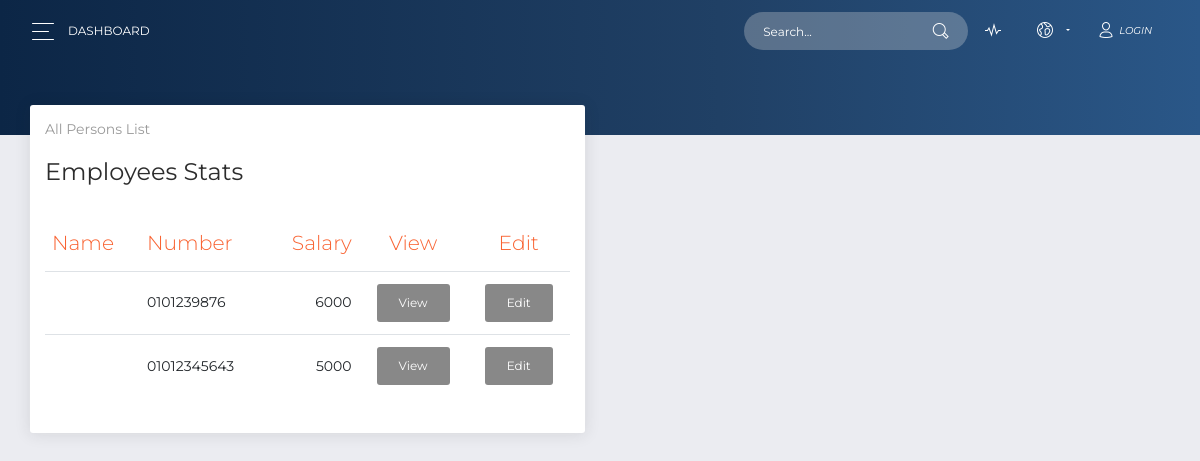
/Frontend/tasks/employees.php, run on an earlier commit of the app's database.
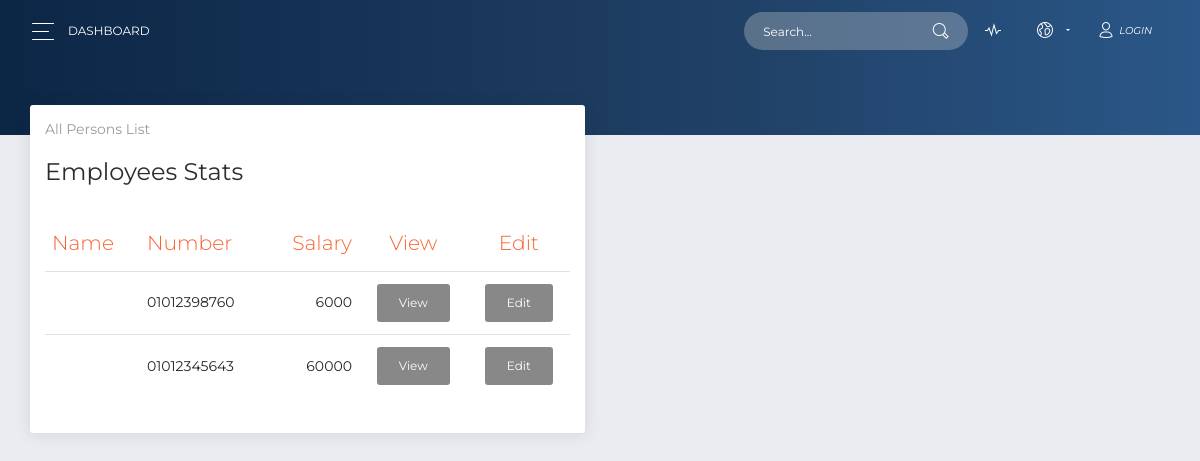
And on a later commit of the database.
### tables this page shows
CREATE TABLE `user` (
  `ID` int(11) NOT NULL,
  `username` varchar(32) NOT NULL,
  `password` varchar(60) NOT NULL,
  `type` int(11) NOT NULL,
  `emp_ID` int(11) NOT NULL
);

CREATE TABLE `employee` (
  `ID` int(11) NOT NULL,
  `First_Name` varchar(24) NOT NULL,
  `Last_Name` varchar(24) NOT NULL,
  `email` varchar(32) NOT NULL,
  `address` varchar(24) NOT NULL,
  `Dep` varchar(30) NOT NULL,
  `mobile` varchar(24) NOT NULL,
  `DOB` date NOT NULL,
  `degree` varchar(24) NOT NULL,
  `emp_date` date NOT NULL,
  `salary` int(11) NOT NULL,
  `comp_id` int(11) NOT NULL
);

### Frontend/tasks/employees.php (the view, shortened to what the changed rows need)
<?php
$conn= mysqli_connect("localhost","root","","se");
?>
<!DOCTYPE html>
<html lang="en">
<head>
    <link rel="stylesheet" href="https://use.fontawesome.com/releases/v5.7.1/css/all.css"
>
    <link href="../assets/css/bootstrap.min.css" rel="stylesheet" />
    <link href="../assets/css/now-ui-dashboard.css?v=1.5.0" rel="stylesheet" />
    <link href="../assets/demo/demo.css" rel="stylesheet" />
</head>
<body class="">
    <div class="wrapper ">
        <div class="main-panel" id="main-panel">
            <div class="content">
                <div class="row">
                    <div class=" col-md-6">
                        <div class="card">
                            <div class="card-body">
                                <div class="table-responsive">
                                    <table class="table">
                                        <thead class=" text-primary">
                                            <th>
                                                Name
                                            </th>
                                            <th>
                                                Number
                                            </th>
                                            <th class="text-right">
                                                Salary
                                            </th>
                                            <th class="text-center">
                                                View
                                            </th>
                                            <th class="text-center">
                                                Edit
                                            </th>
                                        </thead>
                                        <tbody>
                                        <?php
                                            $q = "SELECT * FROM user  JOIN  employee ON user.emp_ID = employee.ID";
                                            $result = mysqli_query($conn, $q);
                                            if(mysqli_num_rows($result) > 0)
                                            {
                                                while($row = mysqli_fetch_array($result))
                                                {
                                                        $mobile = $row['mobile'];
                                                        $salary = $row['salary'];
                                            ?>
                                            <tr>
                                                <td>
                                                </td>
                                                <td>
                                                    <?php echo $mobile; ?>
                                                </td>
                                                <td class="text-right">
                                                <?php echo $salary; ?>
                                                </td>
                                                <td class="text-center">
                                                    <a class="btn" href="empView.php">View</a>
                                                </td>
                                                <td class="text-center">
                                                    <a class="btn" href="editEmployee.html">Edit</a>
                                                </td>
                                            </tr>
                                        <?php }
                                            }
                                        ?>
                                        </tbody>
                                    </table>
                                </div>
                            </div>
                        </div>
                    </div>
                </div>
            </div>
        </div>
</body>
</html>

What changed in the data, as far as the page shows it:
removed user: emp_ID.mobile "0101239876", emp_ID.salary "6000"
changed user (number 1 of 2 on the later page): emp_ID.mobile "01012345643" → "01012398760"; emp_ID.salary "5000" → "6000"
added user: emp_ID.mobile "01012345643", emp_ID.salary "60000"
